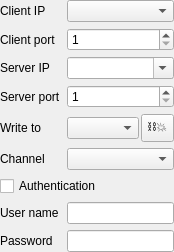
<?xml version="1.0" encoding="UTF-8"?>
<ui version="4.0">
 <class>xToolsSocketToolUi</class>
 <widget class="QWidget" name="xToolsSocketToolUi">
  <property name="geometry">
   <rect>
    <x>0</x>
    <y>0</y>
    <width>146</width>
    <height>226</height>
   </rect>
  </property>
  <property name="windowTitle">
   <string notr="true">Form</string>
  </property>
  <layout class="QGridLayout" name="gridLayout">
   <property name="leftMargin">
    <number>0</number>
   </property>
   <property name="topMargin">
    <number>0</number>
   </property>
   <property name="rightMargin">
    <number>0</number>
   </property>
   <property name="bottomMargin">
    <number>0</number>
   </property>
   <item row="0" column="0">
    <widget class="QLabel" name="labelClientIp">
     <property name="sizePolicy">
      <sizepolicy hsizetype="Fixed" vsizetype="Preferred">
       <horstretch>0</horstretch>
       <verstretch>0</verstretch>
      </sizepolicy>
     </property>
     <property name="text">
      <string>Client IP</string>
     </property>
    </widget>
   </item>
   <item row="0" column="1">
    <widget class="QComboBox" name="comboBoxClientIp"/>
   </item>
   <item row="1" column="0">
    <widget class="QLabel" name="labelClientPort">
     <property name="sizePolicy">
      <sizepolicy hsizetype="Fixed" vsizetype="Preferred">
       <horstretch>0</horstretch>
       <verstretch>0</verstretch>
      </sizepolicy>
     </property>
     <property name="text">
      <string>Client port</string>
     </property>
    </widget>
   </item>
   <item row="1" column="1">
    <widget class="QSpinBox" name="spinBoxClientPort">
     <property name="minimum">
      <number>1</number>
     </property>
     <property name="maximum">
      <number>65535</number>
     </property>
    </widget>
   </item>
   <item row="2" column="0">
    <widget class="QLabel" name="labelServerIp">
     <property name="sizePolicy">
      <sizepolicy hsizetype="Fixed" vsizetype="Preferred">
       <horstretch>0</horstretch>
       <verstretch>0</verstretch>
      </sizepolicy>
     </property>
     <property name="text">
      <string>Server IP</string>
     </property>
    </widget>
   </item>
   <item row="2" column="1">
    <widget class="QComboBox" name="comboBoxServerIp">
     <property name="editable">
      <bool>true</bool>
     </property>
    </widget>
   </item>
   <item row="3" column="0">
    <widget class="QLabel" name="labelServerPort">
     <property name="sizePolicy">
      <sizepolicy hsizetype="Fixed" vsizetype="Preferred">
       <horstretch>0</horstretch>
       <verstretch>0</verstretch>
      </sizepolicy>
     </property>
     <property name="text">
      <string>Server port</string>
     </property>
    </widget>
   </item>
   <item row="3" column="1">
    <widget class="QSpinBox" name="spinBoxServerPort">
     <property name="minimum">
      <number>1</number>
     </property>
     <property name="maximum">
      <number>65535</number>
     </property>
    </widget>
   </item>
   <item row="4" column="0">
    <widget class="QLabel" name="labelWriteTo">
     <property name="text">
      <string>Write to</string>
     </property>
    </widget>
   </item>
   <item row="4" column="1">
    <layout class="QHBoxLayout" name="horizontalLayout">
     <property name="spacing">
      <number>2</number>
     </property>
     <item>
      <widget class="QComboBox" name="comboBoxWriteTo"/>
     </item>
     <item>
      <widget class="QToolButton" name="toolButtonDisconnectAllClient">
       <property name="toolTip">
        <string>Disconnect all clients</string>
       </property>
       <property name="text">
        <string notr="true">⛓️‍💥</string>
       </property>
      </widget>
     </item>
    </layout>
   </item>
   <item row="5" column="0">
    <widget class="QLabel" name="labelChannel">
     <property name="text">
      <string>Channel</string>
     </property>
    </widget>
   </item>
   <item row="5" column="1">
    <widget class="QComboBox" name="comboBoxChannel"/>
   </item>
   <item row="6" column="0" colspan="2">
    <widget class="QCheckBox" name="checkBoxAuthentication">
     <property name="text">
      <string>Authentication</string>
     </property>
    </widget>
   </item>
   <item row="7" column="0">
    <widget class="QLabel" name="labelUser">
     <property name="text">
      <string>User name</string>
     </property>
    </widget>
   </item>
   <item row="7" column="1">
    <widget class="QLineEdit" name="lineEditUser"/>
   </item>
   <item row="8" column="0">
    <widget class="QLabel" name="labelPassword">
     <property name="text">
      <string>Password</string>
     </property>
    </widget>
   </item>
   <item row="8" column="1">
    <widget class="QLineEdit" name="lineEditPassword"/>
   </item>
  </layout>
 </widget>
 <resources/>
 <connections/>
</ui>
